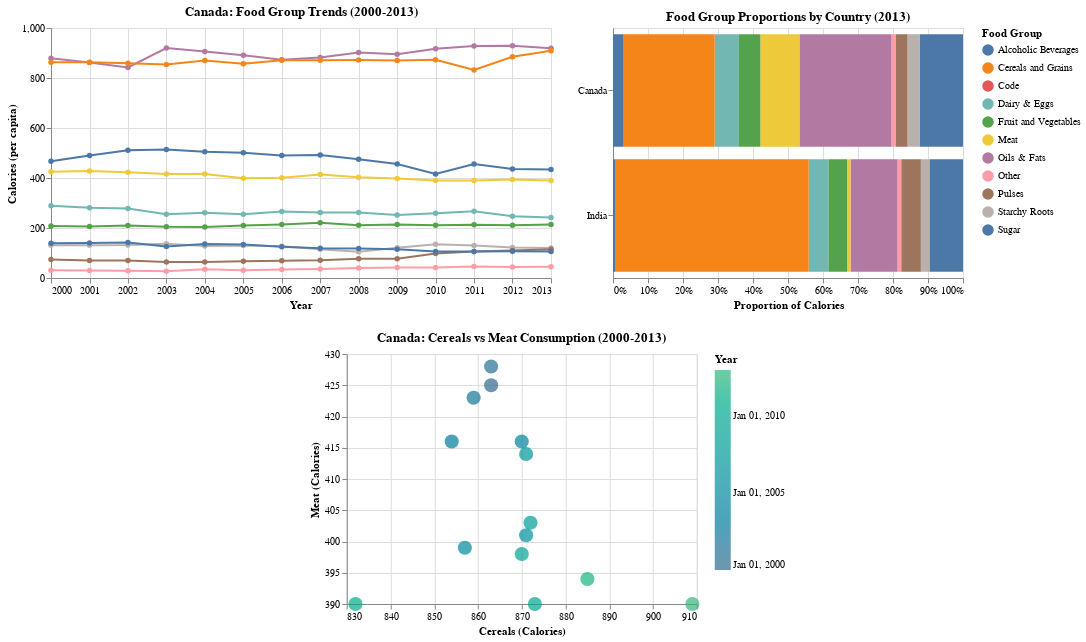

Source (notebook cell):
### Code cell
# Step 1: Create top row - concatenate line and bar charts horizontally
top_row = line_chart_canada | bar_chart_proportions

# Step 2: Stack top row above bottom row vertically
# Use resolve_legend to keep each chart's legend independent
dashboard_with_legends = alt.vconcat(top_row, scatter_canada, center = True).resolve_legend(color = 'independent')

# Display the dashboard
dashboard_with_legends

### Figure 1 — Vega-Lite specification as saved in the notebook (floating-point values rounded to 4 significant figures; data arrays with more than 128 entries replaced by an {"elided": "..."} marker saying what was removed)
{"config": {"view": {"continuousWidth": 300, "continuousHeight": 300}}, "vconcat": [{"hconcat": [{"data": {"name": "data-e70a3a376f28895b3a1a3fff29dff07b"}, "mark": {"type": "line", "point": true}, "encoding": {"color": {"field": "Food_group", "title": "Food Group", "type": "nominal"}, "tooltip": [{"field": "Year", "type": "temporal"}, {"field": "Food_group", "type": "nominal"}, {"field": "Calories", "type": "quantitative"}], "x": {"field": "Year", "title": "Year", "type": "temporal"}, "y": {"field": "Calories", "title": "Calories (per capita)", "type": "quantitative"}}, "height": 250, "title": "Canada: Food Group Trends (2000-2013)", "width": 500}, {"data": {"name": "data-9ac61d9a8bc556e61577097723cbab16"}, "mark": {"type": "bar"}, "encoding": {"color": {"field": "Food_group", "title": "Food Group", "type": "nominal"}, "tooltip": [{"field": "Country", "type": "nominal"}, {"field": "Food_group", "type": "nominal"}, {"field": "Calories", "type": "quantitative"}], "x": {"field": "Calories", "stack": "normalize", "title": "Proportion of Calories", "type": "quantitative"}, "y": {"field": "Country", "title": "", "type": "nominal"}}, "height": 250, "title": "Food Group Proportions by Country (2013)", "width": 350}]}, {"data": {"name": "data-6d1b6b14850d1b90752b4361a82b440c"}, "mark": {"type": "circle", "size": 200}, "encoding": {"color": {"field": "Year", "scale": {"scheme": "viridis"}, "title": "Year", "type": "temporal"}, "tooltip": [{"field": "Year", "type": "temporal"}, {"field": "Cereals and Grains", "type": "quantitative"}, {"field": "Meat", "type": "quantitative"}], "x": {"field": "Cereals and Grains", "scale": {"zero": false}, "title": "Cereals (Calories)", "type": "quantitative"}, "y": {"field": "Meat", "scale": {"zero": false}, "title": "Meat (Calories)", "type": "quantitative"}}, "height": 250, "title": "Canada: Cereals vs Meat Consumption (2000-2013)", "width": 350}], "center": true, "resolve": {"legend": {"color": "independent"}}, "$schema": "https://vega.github.io/schema/vega-lite/v5.20.1.json", "datasets": {"data-e70a3a376f28895b3a1a3fff29dff07b": {"elided": "154 records"}, "data-9ac61d9a8bc556e61577097723cbab16": [{"Country": "Canada", "Code": "CAN", "Year": "2013-01-01T00:00:00", "Food_group": "Other", "Calories": 45.0}, {"Country": "India", "Code": "IND", "Year": "2013-01-01T00:00:00", "Food_group": "Other", "Calories": 27.0}, {"Country": "Canada", "Code": "CAN", "Year": "2013-01-01T00:00:00", "Food_group": "Sugar", "Calories": 434.0}, {"Country": "India", "Code": "IND", "Year": "2013-01-01T00:00:00", "Food_group": "Sugar", "Calories": 236.0}, {"Country": "Canada", "Code": "CAN", "Year": "2013-01-01T00:00:00", "Food_group": "Oils & Fats", "Calories": 919.0}, {"Country": "India", "Code": "IND", "Year": "2013-01-01T00:00:00", "Food_group": "Oils & Fats", "Calories": 330.0}, {"Country": "Canada", "Code": "CAN", "Year": "2013-01-01T00:00:00", "Food_group": "Meat", "Calories": 390.0}, {"Country": "India", "Code": "IND", "Year": "2013-01-01T00:00:00", "Food_group": "Meat", "Calories": 24.0}, {"Country": "Canada", "Code": "CAN", "Year": "2013-01-01T00:00:00", "Food_group": "Dairy & Eggs", "Calories": 242.0}, {"Country": "India", "Code": "IND", "Year": "2013-01-01T00:00:00", "Food_group": "Dairy & Eggs", "Calories": 139.0}, {"Country": "Canada", "Code": "CAN", "Year": "2013-01-01T00:00:00", "Food_group": "Fruit and Vegetables", "Calories": 214.0}, {"Country": "India", "Code": "IND", "Year": "2013-01-01T00:00:00", "Food_group": "Fruit and Vegetables", "Calories": 131.0}, {"Country": "Canada", "Code": "CAN", "Year": "2013-01-01T00:00:00", "Food_group": "Starchy Roots", "Calories": 120.0}, {"Country": "India", "Code": "IND", "Year": "2013-01-01T00:00:00", "Food_group": "Starchy Roots", "Calories": 60.0}, {"Country": "Canada", "Code": "CAN", "Year": "2013-01-01T00:00:00", "Food_group": "Pulses", "Calories": 115.0}, {"Country": "India", "Code": "IND", "Year": "2013-01-01T00:00:00", "Food_group": "Pulses", "Calories": 137.0}, {"Country": "Canada", "Code": "CAN", "Year": "2013-01-01T00:00:00", "Food_group": "Cereals and Grains", "Calories": 909.0}, {"Country": "India", "Code": "IND", "Year": "2013-01-01T00:00:00", "Food_group": "Cereals and Grains", "Calories": 1361.0}, {"Country": "Canada", "Code": "CAN", "Year": "2013-01-01T00:00:00", "Food_group": "Alcoholic Beverages", "Calories": 106.0}, {"Country": "India", "Code": "IND", "Year": "2013-01-01T00:00:00", "Food_group": "Alcoholic Beverages", "Calories": 14.0}], "data-6d1b6b14850d1b90752b4361a82b440c": [{"Year": "2000-01-01T00:00:00", "Alcoholic Beverages": 139.0, "Cereals and Grains": 863, "Code": "CAN", "Dairy & Eggs": 289, "Fruit and Vegetables": 208, "Meat": 425, "Oils & Fats": 879, "Other": 31, "Pulses": 74, "Starchy Roots": 131, "Sugar": 467}, {"Year": "2001-01-01T00:00:00", "Alcoholic Beverages": 140.0, "Cereals and Grains": 863, "Code": "CAN", "Dairy & Eggs": 281, "Fruit and Vegetables": 206, "Meat": 428, "Oils & Fats": 862, "Other": 30, "Pulses": 70, "Starchy Roots": 131, "Sugar": 490}, {"Year": "2002-01-01T00:00:00", "Alcoholic Beverages": 142.0, "Cereals and Grains": 859, "Code": "CAN", "Dairy & Eggs": 278, "Fruit and Vegetables": 210, "Meat": 423, "Oils & Fats": 842, "Other": 29, "Pulses": 70, "Starchy Roots": 132, "Sugar": 511}, {"Year": "2003-01-01T00:00:00", "Alcoholic Beverages": 126.0, "Cereals and Grains": 854, "Code": "CAN", "Dairy & Eggs": 255, "Fruit and Vegetables": 205, "Meat": 416, "Oils & Fats": 920, "Other": 27, "Pulses": 64, "Starchy Roots": 137, "Sugar": 514}, {"Year": "2004-01-01T00:00:00", "Alcoholic Beverages": 136.0, "Cereals and Grains": 870, "Code": "CAN", "Dairy & Eggs": 261, "Fruit and Vegetables": 204, "Meat": 416, "Oils & Fats": 906, "Other": 35, "Pulses": 64, "Starchy Roots": 128, "Sugar": 505}, {"Year": "2005-01-01T00:00:00", "Alcoholic Beverages": 134.0, "Cereals and Grains": 857, "Code": "CAN", "Dairy & Eggs": 255, "Fruit and Vegetables": 210, "Meat": 399, "Oils & Fats": 891, "Other": 31, "Pulses": 67, "Starchy Roots": 130, "Sugar": 501}, {"Year": "2006-01-01T00:00:00", "Alcoholic Beverages": 125.0, "Cereals and Grains": 871, "Code": "CAN", "Dairy & Eggs": 266, "Fruit and Vegetables": 214, "Meat": 401, "Oils & Fats": 873, "Other": 34, "Pulses": 69, "Starchy Roots": 127, "Sugar": 490}, {"Year": "2007-01-01T00:00:00", "Alcoholic Beverages": 119.0, "Cereals and Grains": 871, "Code": "CAN", "Dairy & Eggs": 262, "Fruit and Vegetables": 221, "Meat": 414, "Oils & Fats": 882, "Other": 36, "Pulses": 71, "Starchy Roots": 115, "Sugar": 492}, {"Year": "2008-01-01T00:00:00", "Alcoholic Beverages": 118.0, "Cereals and Grains": 872, "Code": "CAN", "Dairy & Eggs": 262, "Fruit and Vegetables": 211, "Meat": 403, "Oils & Fats": 902, "Other": 40, "Pulses": 77, "Starchy Roots": 105, "Sugar": 475}, {"Year": "2009-01-01T00:00:00", "Alcoholic Beverages": 115.0, "Cereals and Grains": 870, "Code": "CAN", "Dairy & Eggs": 252, "Fruit and Vegetables": 214, "Meat": 398, "Oils & Fats": 895, "Other": 42, "Pulses": 77, "Starchy Roots": 121, "Sugar": 456}, {"Year": "2010-01-01T00:00:00", "Alcoholic Beverages": 106.0, "Cereals and Grains": 873, "Code": "CAN", "Dairy & Eggs": 259, "Fruit and Vegetables": 211, "Meat": 390, "Oils & Fats": 917, "Other": 42, "Pulses": 98, "Starchy Roots": 135, "Sugar": 416}, {"Year": "2011-01-01T00:00:00", "Alcoholic Beverages": 106.0, "Cereals and Grains": 832, "Code": "CAN", "Dairy & Eggs": 267, "Fruit and Vegetables": 213, "Meat": 390, "Oils & Fats": 928, "Other": 46, "Pulses": 106, "Starchy Roots": 130, "Sugar": 456}, {"Year": "2012-01-01T00:00:00", "Alcoholic Beverages": 107.0, "Cereals and Grains": 885, "Code": "CAN", "Dairy & Eggs": 247, "Fruit and Vegetables": 211, "Meat": 394, "Oils & Fats": 929, "Other": 44, "Pulses": 110, "Starchy Roots": 122, "Sugar": 436}, {"Year": "2013-01-01T00:00:00", "Alcoholic Beverages": 106.0, "Cereals and Grains": 909, "Code": "CAN", "Dairy & Eggs": 242, "Fruit and Vegetables": 214, "Meat": 390, "Oils & Fats": 919, "Other": 45, "Pulses": 115, "Starchy Roots": 120, "Sugar": 434}]}}
